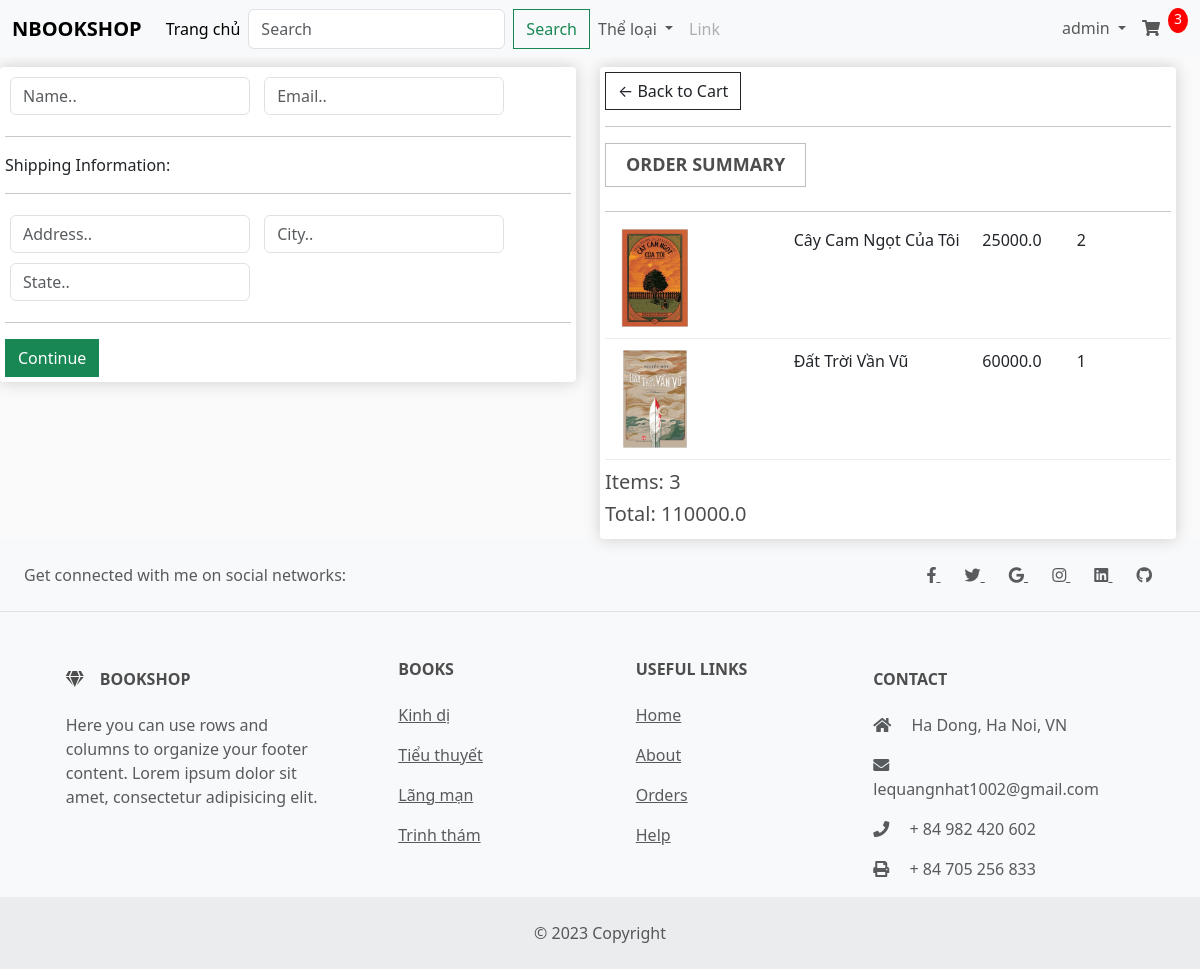
Page /checkout (signed in) on the committed database.
### main/models.py (models this page shows, shortened)
class OrderItem(models.Model):
    book = models.ForeignKey(Book,  on_delete=models.SET_NULL, null= True)
    order = models.ForeignKey(Order,  on_delete=models.SET_NULL, null= True)
    quantity = models.IntegerField(default= 0, null= True, blank= True)
    date_added= models.DateTimeField(auto_now_add=True)
    @property
    def get_total(self):
        total= self.book.price* self.quantity
        return total

class Book(models.Model):
    name = models.CharField(null = True, max_length=200)
    category= models.ManyToManyField(Category, related_name='book')
    author = models.CharField(null = True, max_length=100)
    price = models.FloatField()
    detail= models.TextField(null = True, blank=True)
    activate= models.BooleanField(default = False, null = True, blank = False)
    image=models.ImageField(null= True, blank= True, upload_to=None, height_field=None, width_field=None, max_length=None)
    @property
    def ImageURL(self):
        try:
            url= self.image.url
        except:
            url=''
        return url

class Order(models.Model):
    customer = models.ForeignKey(Customer,  on_delete=models.SET_NULL, null= True)
    date_order = models.DateTimeField(auto_now_add=True)
    complete = models.BooleanField(default= False, null= True, blank= False)
    transaction_id= models.CharField(max_length=200, null = True)
    @property
    def get_cart_items(self):
        orderitems=self.orderitem_set.all()
        total=sum([item.quantity for item in orderitems])
        return total
    @property
    def get_cart_total(self):
        orderitems=self.orderitem_set.all()
        total=sum([item.get_total for item in orderitems])
        return total

### main/views.py (the view)
# urls.py: path("checkout", views.checkout ,name="checkout" ),
def checkout(request):
   if request.user.is_authenticated:
      customer = request.user.customer
      order, created =Order.objects.get_or_create(customer=customer, complete=False)
      items=order.orderitem_set.all()
      cartItems = order.get_cart_items
   else:
      items=[]
      order={'get_cart_items':0, 'get_cart_total':0}
      cartItems= order['get_cart_items']
   context={'items':items, 'order':order, 'cartItems':cartItems}
   return render(request, 'app/checkout.html', context)

### main/templates/app/checkout.html (shortened to what this page needs)
{% extends 'app/base.html' %}
{% load static %}
{% block checkout %}
     <div class="row" style="width:100%">
		<div class="col-lg-6">
			<div class="box-element" id="form-wrapper">
				<form id="form">
					<div id="user-info">
						<div class="form-field">
							<input required class="form-control" type="text" name="name" placeholder="Name..">
						</div>
						<div class="form-field">
							<input required class="form-control" type="email" name="email" placeholder="Email..">
						</div>
					</div>
					<div id="shipping-info">
						<hr>
						<p>Shipping Information:</p>
						<hr>
						<div class="form-field">
							<input class="form-control" type="text" name="address" placeholder="Address..">
						</div>
						<div class="form-field">
							<input class="form-control" type="text" name="city" placeholder="City..">
						</div>
						<div class="form-field">
							<input class="form-control" type="text" name="state" placeholder="State..">
						</div>
					</div>
					<hr>
					<input id="form-button" class="btn btn-success btn-block" type="submit" value="Continue">
				</form>
			</div>
			<br>
		</div>
		<div class="col-lg-6">
			<div class="box-element">
				<a  class="btn btn-outline-dark" href="/order">&#x2190; Back to Cart</a>
				<hr>
				<h3>Order Summary</h3>
				<hr>
				{% for item in items  %}
				<div class="cart-row">
					<div style="flex:2"><img class="row-image" src="{{item.book.ImageURL}}"></div>
					<div style="flex:2"><p>{{item.book.name}}</p></div>
					<div style="flex:1"><p>{{item.book.price}}</p></div>
					<div style="flex:1"><p>{{item.quantity}}</p></div>
				</div>
				{% endfor %}
				<h5>Items:   {{order.get_cart_items}}</h5>
				<h5>Total:   {{order.get_cart_total}}</h5>
			</div>
		</div>
	</div>
{% endblock checkout %}

### main/templates/app/base.html (shortened to what this page needs)
{% load static %}
<!DOCTYPE html>
<html lang="en">
<head>
    <link rel="stylesheet" href="https://cdnjs.cloudflare.com/ajax/libs/font-awesome/5.15.4/css/all.min.css" />
    <link href="https://cdn.jsdelivr.net/npm/bootstrap@5.3.2/dist/css/bootstrap.min.css" rel="stylesheet">
    <link rel="stylesheet" href="{% static "css/main1.css" %}">
    <link rel="stylesheet" href="{% static "css/order1.css" %}">
</head>
<body>
    <nav class="navbar navbar-expand-lg bg-body-tertiary">
        <div class="container-fluid">
          <a class="navbar-brand" href="/home" style="font-weight: bold">NBOOKSHOP</a>
          <div class="collapse navbar-collapse" id="navbarScroll">
            <ul class="navbar-nav me-auto my-2 my-lg-0 navbar-nav-scroll" style="--bs-scroll-height: 100px;">
              <li class="nav-item">
                <a class="nav-link active" aria-current="page" href="#">Trang chủ</a>
              </li>
              <form class="d-flex" role="search" method=POST action= "{% url 'search' %}">
                <input class="form-control me-2" type="search" placeholder="Search" aria-label="Search" name="searched">
                <button class="btn btn-outline-success" type="submit">Search</button>
              </form>
              <li class="nav-item dropdown">
                <a class="nav-link dropdown-toggle" href="#" role="button" data-bs-toggle="dropdown" aria-expanded="false">
                  Thể loại
                </a>
              </li>
              <li class="nav-item">
                <a class="nav-link disabled" aria-disabled="true">Link</a>
              </li>
            </ul>
          </div>
          <ul class="navbar-nav me-auto my-2 my-lg-0 navbar-nav-scroll" style="--bs-scroll-height: 100px;">
            <li class="nav-item dropdown">
                <a class="nav-link dropdown-toggle" href="#" role="button" data-bs-toggle="dropdown" aria-expanded="false">
                  {{request.user}}
                </a>
              </li>
              <a class="nav-link " href="/order" role="button"  aria-expanded="false">
                <i class="fa fa-shopping-cart" aria-hidden="true"></i>
              </a>
              <p id= 'cart-total'>{{cartItems}}</p>
        </ul>
        </div>
      </nav>
    {% block checkout %}{% endblock checkout %}
<footer class="text-center text-lg-start bg-body-tertiary text-muted">
  <section class="d-flex justify-content-center justify-content-lg-between p-4 border-bottom">
    <div class="me-5 d-none d-lg-block">
      <span>Get connected with me on social networks:</span>
    </div>
    <div>
      <a href="https://www.facebook.com/xlt.sun.profile" class="me-4 text-reset">
        <i class="fab fa-facebook-f"></i>
      </a>
      <a href="" class="me-4 text-reset">
        <i class="fab fa-twitter"></i>
      </a>
      <a href="" class="me-4 text-reset">
        <i class="fab fa-google"></i>
      </a>
      <a href="https://www.instagram.com/xlt.sun/" class="me-4 text-reset">
        <i class="fab fa-instagram"></i>
      </a>
      <a href="" class="me-4 text-reset">
        <i class="fab fa-linkedin"></i>
      </a>
      <a href="https://github.com/xltsun10/MyWeb" class="me-4 text-reset">
        <i class="fab fa-github"></i>
      </a>
    </div>
  </section>
  <section class="">
    <div class="container text-center text-md-start mt-5">
      <div class="row mt-3">
        <div class="col-md-3 col-lg-4 col-xl-3 mx-auto mb-4">
          <h6 class="text-uppercase fw-bold mb-4">
            <i class="fas fa-gem me-3"></i>BOOKSHOP
          </h6>
          <p>
            Here you can use rows and columns to organize your footer content. Lorem ipsum
            dolor sit amet, consectetur adipisicing elit.
          </p>
        </div>
        <div class="col-md-2 col-lg-2 col-xl-2 mx-auto mb-4">
          <h6 class="text-uppercase fw-bold mb-4">
            Books
          </h6>
          <p>
            <a href="#!" class="text-reset">Kinh dị</a>
          </p>
          <p>
            <a href="#!" class="text-reset">Tiểu thuyết</a>
          </p>
          <p>
            <a href="#!" class="text-reset">Lãng mạn</a>
          </p>
          <p>
            <a href="#!" class="text-reset">Trinh thám</a>
          </p>
        </div>
        <div class="col-md-3 col-lg-2 col-xl-2 mx-auto mb-4">
          <h6 class="text-uppercase fw-bold mb-4">
            Useful links
          </h6>
          <p>
            <a href="#!" class="text-reset">Home</a>
          </p>
          <p>
            <a href="#!" class="text-reset">About</a>
          </p>
          <p>
            <a href="#!" class="text-reset">Orders</a>
          </p>
          <p>
            <a href="#!" class="text-reset">Help</a>
          </p>
        </div>
        <div class="col-md-4 col-lg-3 col-xl-3 mx-auto mb-md-0 mb-4">
          <h6 class="text-uppercase fw-bold mb-4">Contact</h6>
          <p><i class="fas fa-home me-3"></i> Ha Dong, Ha Noi, VN</p>
          <p>
            <i class="fas fa-envelope me-3"></i>
            lequangnhat1002@gmail.com
          </p>
          <p><i class="fas fa-phone me-3"></i> + 84 982 420 602</p>
          <p><i class="fas fa-print me-3"></i> + 84 705 256 833</p>
        </div>
      </div>
    </div>
  </section>
  <div class="text-center p-4" style="background-color: rgba(0, 0, 0, 0.05);">
    © 2023 Copyright
  </div>
</footer>
</body>
</html>

### static/css/main1.css (style rules this page uses)
* { padding:0; margin: 0; }
h3 { font-size: 18px; color: #111111; padding: 10px 20px; text-transform: uppercase; border: 1px solid #bebebe; display: inline-block; color: #555; font-weight: 600; }
body { background-color: hsl(0, 0%, 98%); }
h1,h2,h3,h4,h5,h6 { color:hsl(0, 0%, 30%); }
.box-element { box-shadow:hsl(0, 0%, 80%) 0 0 16px; background-color: #fff; border-radius: 4px; padding: 5px; }
#cart-total { display: block; text-align: center; color:#fff; background-color: red; width: 20px; height: 25px; border-radius: 50%; font-size: 14px; }
.col-lg-3, .col-lg-4, .col-lg-6, .col-lg-8, .col-lg-12 { margin-top: 10px; }
.btn { border-radius: 0; }
.row-image { width: 100px; }
.form-field { width:250px; display: inline-block; padding: 5px; }
.cart-row { display: flex; align-items: flex-stretch; padding-bottom: 10px; margin-bottom: 10px; border-bottom: 1px solid #ececec; }

### static/css/order1.css (style rules this page uses)
body { background-color: hsl(0, 0%, 98%); }
h1,h2,h3,h4,h5,h6 { color:hsl(0, 0%, 30%); }
.box-element { box-shadow:hsl(0, 0%, 80%) 0 0 16px; background-color: #fff; border-radius: 4px; padding: 5px; }
#cart-total { display: block; text-align: center; color:#fff; background-color: red; width: 20px; height: 25px; border-radius: 50%; font-size: 14px; }
.col-lg-3, .col-lg-4, .col-lg-6, .col-lg-8, .col-lg-12 { margin-top: 10px; }
.btn { border-radius: 0; }
.row-image { width: 100px; }
.form-field { width:250px; display: inline-block; padding: 5px; }
.cart-row { display: flex; align-items: flex-stretch; padding-bottom: 10px; margin-bottom: 10px; border-bottom: 1px solid #ececec; }

### rows in the picture
OrderItem: book.ImageURL (picture), book.name "Cây Cam Ngọt Của Tôi", book.price "25000.0", quantity "2"
OrderItem: book.ImageURL (picture), book.name "Đất Trời Vần Vũ", book.price "60000.0", quantity "1"
Order: get_cart_items "3", get_cart_total "110000.0"

### other values in the picture
{{ request.user }} "admin"
{{ cartItems }} "3"
